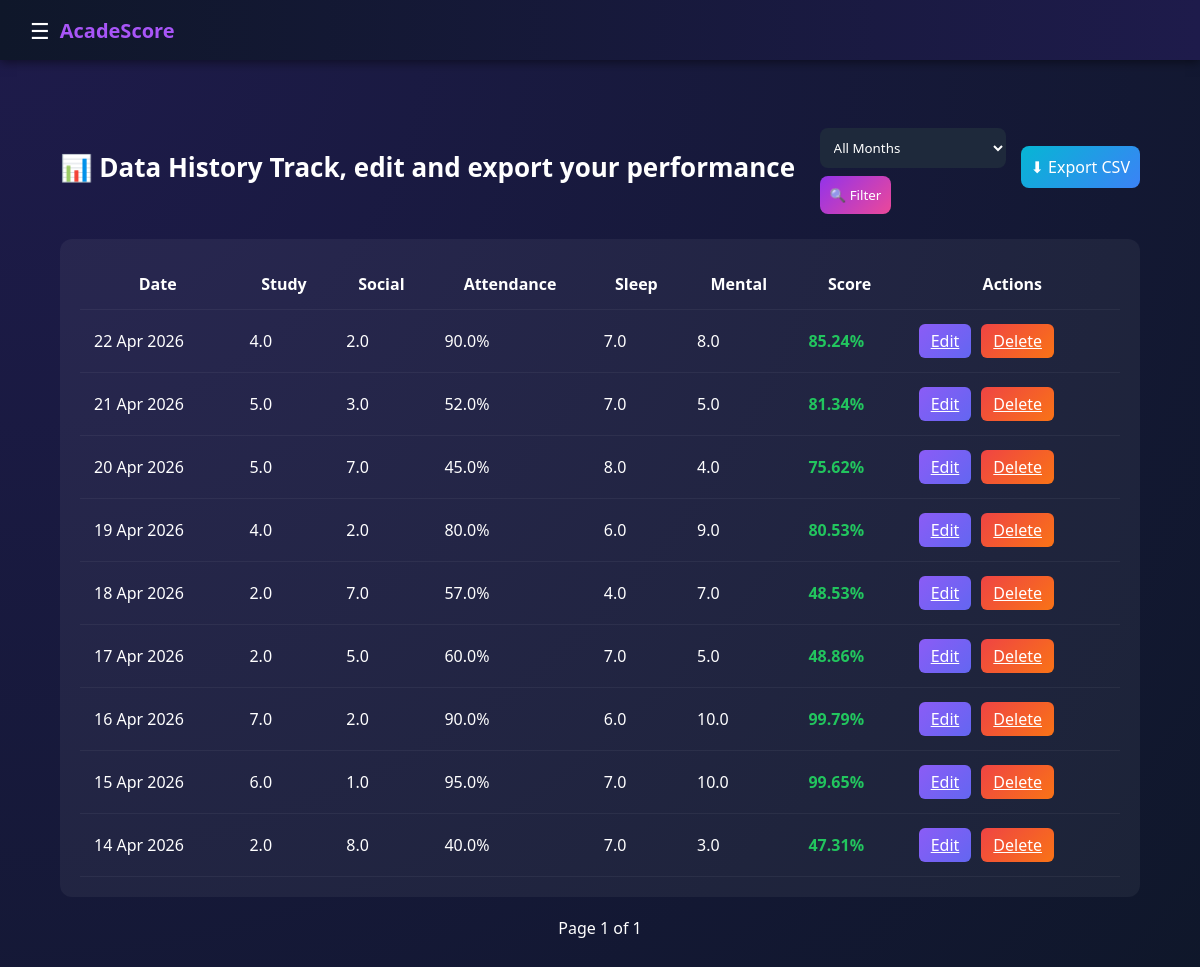
The page /history (signed in) on the database its author committed.
### app.py (models this page shows)
class Prediction(db.Model):
    id = db.Column(db.Integer, primary_key=True)
    user_id = db.Column(db.Integer, nullable=False)
    study_hours = db.Column(db.Float)
    social_media = db.Column(db.Float)
    part_time_job = db.Column(db.Integer)
    attendance = db.Column(db.Float)
    sleep = db.Column(db.Float)
    mental_health = db.Column(db.Float)
    score = db.Column(db.Float)
    entry_date = db.Column(db.Date, nullable=False)

### app.py (the view)
@app.route("/history")
@login_required
def history():
    page = request.args.get("page", 1, type=int)
    selected_month = request.args.get("month")
    query = Prediction.query.filter_by(user_id=current_user.id)
    if selected_month and selected_month != "":
        query = query.filter(
            extract('month', Prediction.entry_date) == int(selected_month)
        )
    pagination = query.order_by(
        Prediction.entry_date.desc()
    ).paginate(page=page, per_page=10, error_out=False)
    entries = pagination.items
    return render_template(
        "history.html",
        entries=entries,
        page=pagination.page,
        total_pages=pagination.pages,
        selected_month=selected_month
    )

### app.py (called while the page is built)
@login_manager.user_loader
def load_user(user_id):
    return User.query.get(int(user_id))

### templates/history.html (shortened to what this page needs)
{% extends "dashboard_layout.html" %}
{% block content %}
<div class="history-wrapper">
    <div class="history-top">
        <div class="history-title">
            📊 Data History
            <span>Track, edit and export your performance</span>
        </div>
        <div class="history-controls">
            <form method="GET" action="{{ url_for('history') }}" class="filter-form">
                <select name="month" class="month-select">
                    <option value="">All Months</option>
                </select>
                <button class="btn-filter">
                    🔍 Filter
                </button>
            </form>
            <a href="{{ url_for('export_csv') }}" class="btn-export">
                ⬇ Export CSV
            </a>
        </div>
    </div>
    <div class="history-card">
        <table class="history-table">
            <thead>
                <tr>
                    <th>Date</th>
                    <th>Study</th>
                    <th>Social</th>
                    <th>Attendance</th>
                    <th>Sleep</th>
                    <th>Mental</th>
                    <th>Score</th>
                    <th>Actions</th>
                </tr>
            </thead>
            <tbody>
                {% for e in entries %}
                <tr>
                    <td>{{ e.entry_date.strftime("%d %b %Y") }}</td>
                    <td>{{ e.study_hours }}</td>
                    <td>{{ e.social_media }}</td>
                    <td>{{ e.attendance }}%</td>
                    <td>{{ e.sleep }}</td>
                    <td>{{ e.mental_health }}</td>
                    <td class="score">
                        {{ "%.2f"|format(e.score) }}%
                    </td>
                    <td class="actions">
                        <a href="{{ url_for('edit_entry', id=e.id) }}"
                           class="btn-edit">
                           Edit
                        </a>
                        <a href="{{ url_for('delete_entry', id=e.id) }}"
                           class="btn-delete"
                           onclick="return confirm('Delete this entry?')">
                           Delete
                        </a>
                    </td>
                </tr>
                {% endfor %}
            </tbody>
        </table>
    </div>
    <div class="pagination">
        <span>
            Page {{page}} of {{total_pages}}
        </span>
    </div>
</div>
{% endblock %}

### static/css/style.css (style rules this page uses)
* { margin:0; padding:0; box-sizing:border-box; font-family:"Segoe UI", Arial, sans-serif; }
body { background: radial-gradient(circle at top left,#1e1b4b,#0f172a); color:#fff; }
body, html { height:100%; width:100%; }
input, select { width:100%; padding:10px; margin:8px 0; border:none; border-radius:8px; }
button { padding:10px; background:linear-gradient(90deg,#a855f7,#ec4899); border:none; color:white; border-radius:8px; cursor:pointer; }
.history-wrapper { padding:40px; }
.history-top { display:flex; justify-content:space-between; align-items:center; margin-bottom:25px; }
.history-title { font-size:26px; font-weight:600; }
.history-controls { display:flex; gap:15px; align-items:center; }
.month-select { padding:10px; border-radius:8px; background:#1e293b; color:white; }
.btn-filter { background:linear-gradient(135deg,#9333ea,#ec4899); padding:10px; border-radius:8px; color:white; }
.btn-export { background:linear-gradient(135deg,#06b6d4,#3b82f6); padding:10px; border-radius:8px; color:white; text-decoration:none; }
.history-card { background:rgba(255,255,255,0.05); padding:20px; border-radius:12px; }
.history-table { width:100%; border-collapse:collapse; }
.history-table th, .history-table td { padding:14px; }
.history-table tr { border-bottom:1px solid rgba(255,255,255,0.05); }
.score { color:#22c55e; font-weight:600; }
.actions { display:flex; gap:10px; }
.btn-edit { background:linear-gradient(135deg,#8b5cf6,#6366f1); padding:6px 12px; border-radius:6px; color:white; }
.btn-delete { background:linear-gradient(135deg,#ef4444,#f97316); padding:6px 12px; border-radius:6px; color:white; }
.pagination { margin-top:20px; text-align:center; }

### rows shown on the page
Prediction: entry_date "22 Apr 2026", study_hours "4.0", social_media "2.0", attendance "90.0", sleep "7.0", mental_health "8.0", score "85.24"
Prediction: entry_date "21 Apr 2026", study_hours "5.0", social_media "3.0", attendance "52.0", sleep "7.0", mental_health "5.0", score "81.34"
Prediction: entry_date "20 Apr 2026", study_hours "5.0", social_media "7.0", attendance "45.0", sleep "8.0", mental_health "4.0", score "75.62"
Prediction: entry_date "19 Apr 2026", study_hours "4.0", social_media "2.0", attendance "80.0", sleep "6.0", mental_health "9.0", score "80.53"
Prediction: entry_date "18 Apr 2026", study_hours "2.0", social_media "7.0", attendance "57.0", sleep "4.0", mental_health "7.0", score "48.53"
Prediction: entry_date "17 Apr 2026", study_hours "2.0", social_media "5.0", attendance "60.0", sleep "7.0", mental_health "5.0", score "48.86"
Prediction: entry_date "16 Apr 2026", study_hours "7.0", social_media "2.0", attendance "90.0", sleep "6.0", mental_health "10.0", score "99.79"
Prediction: entry_date "15 Apr 2026", study_hours "6.0", social_media "1.0", attendance "95.0", sleep "7.0", mental_health "10.0", score "99.65"
Prediction: entry_date "14 Apr 2026", study_hours "2.0", social_media "8.0", attendance "40.0", sleep "7.0", mental_health "3.0", score "47.31"

### other values the page prints
{{ page }} "1"
{{ total_pages }} "1"
